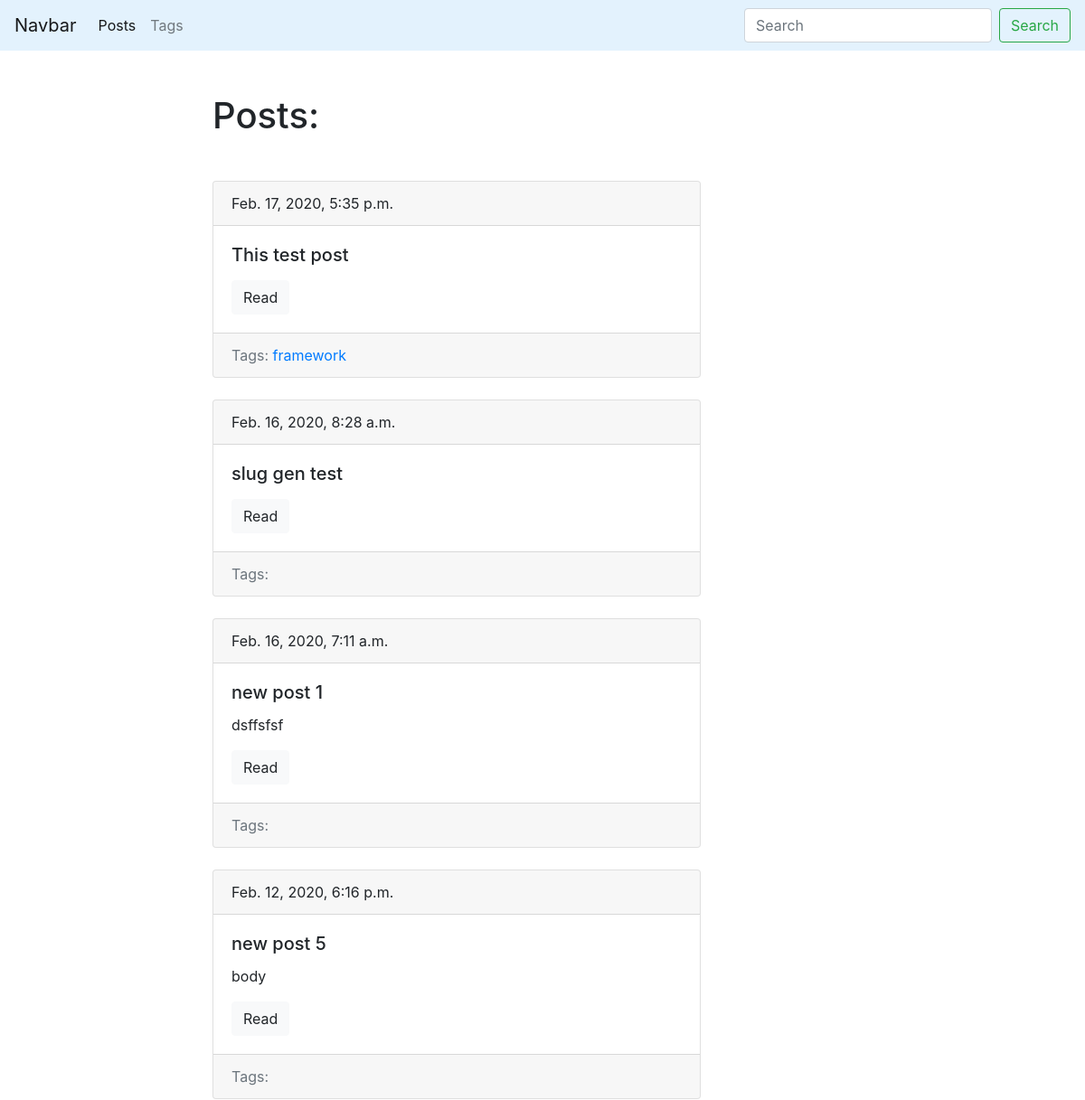
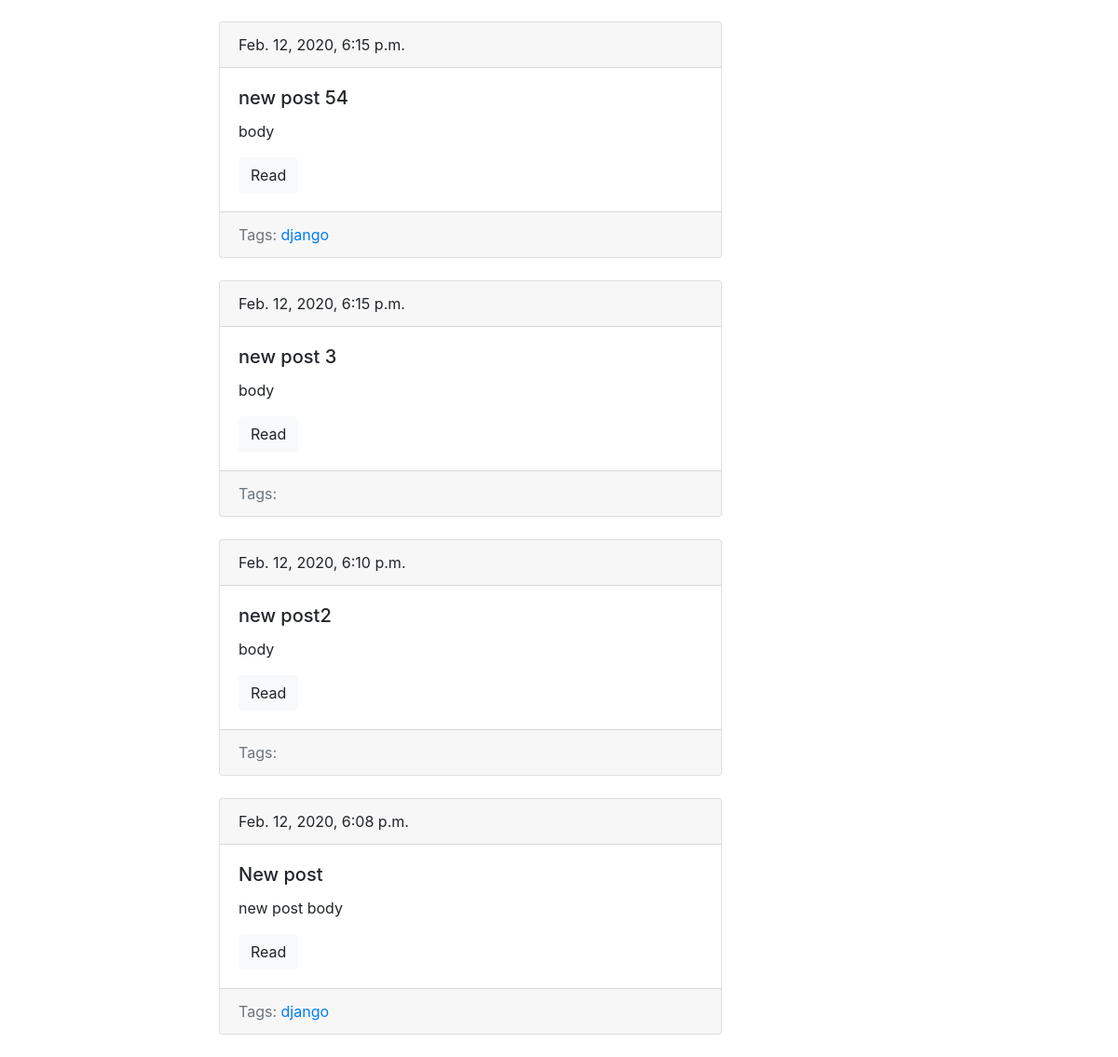
Screenshot of /blog/ with the database file from the repository (2 pictures, top to bottom).
### blog/models.py (models this page shows, shortened)
class Post(models.Model):
    title = models.CharField(max_length=148, db_index=True)
    slug = models.SlugField(max_length=150, blank=True, unique=True)
    body = models.TextField(blank=True, db_index=True)
    tags = models.ManyToManyField('Tag', blank=True, related_name='posts')
    date_pub = models.DateTimeField(auto_now_add=True)
    def get_absolute_url(self):
        return reverse('post_detail_url', kwargs={'slug': self.slug})
    class Meta:
        ordering = ['-date_pub']

class Tag(models.Model):
    title = models.CharField(max_length=50)
    slug = models.SlugField(max_length=50, unique=True)
    def get_absolute_url(self):
        return reverse('tag_detail_url', kwargs={'slug': self.slug})
    class Meta:
        ordering = ['title']

### blog/views.py (the view)
# urls.py: path('', posts_list, name='posts_list_url'),
def posts_list(request):
    search_query = request.GET.get('search', '')
    if search_query:
        posts = Post.objects.filter(Q(title__icontains=search_query)|
                                    Q(body__icontains=search_query))
    else:
        posts = Post.objects.all()
    paginator = Paginator(posts, 10)
    page_number = request.GET.get('page', 1)
    page = paginator.get_page(page_number)
    is_paginated = page.has_other_pages()
    if page.has_previous():
        prev_url = '?page={}'.format(page.previous_page_number())
    else:
        prev_url = ''
    if page.has_next():
        next_url = '?page={}'.format(page.next_page_number())
    else:
        next_url = ''
    context = {
        'page_object': page,
        'is_paginated': is_paginated,
        'next_url': next_url,
        'prev_url': prev_url
    }
    return render(request, 'blog/index.html',
                  context=context)

### blog/templates/blog/index.html (shortened to what this page needs)
{% extends 'blog/base_blog.html' %}
{% block content %}
    <h1 class="mb-5">Posts:</h1>
    {% for post in page_object.object_list %}
        {% include 'blog/includes/post_card_template.html' %}
    {% endfor %}
{% endblock %}

### blog/templates/blog/includes/post_card_template.html
<div class="card mb-4">
        <div class="card-header">
            {{ post.date_pub }}
        </div>
        <div class="card-body">
            <h5 class="card-title">{{ post.title }}</h5>
            <p class="card-text">{{ post.body|truncatewords:15 }}</p>
            <a href="{{ post.get_absolute_url }}" class="btn btn-light">Read</a>
        </div>
        <div class="card-footer text-muted">
            Tags:
            {% for tag in post.tags.all %}
            <a href="{{ tag.get_absolute_url }}">{{ tag.title }}</a>
            {% endfor %}
        </div>
</div>

### rows the page displays
Post: date_pub "Feb. 17, 2020, 5:35 p.m.", title "This test post"
Tag: title "framework"
Post: date_pub "Feb. 16, 2020, 8:28 a.m.", title "slug gen test"
Post: date_pub "Feb. 16, 2020, 7:11 a.m.", title "new post 1", body "dsffsfsf"
Post: date_pub "Feb. 12, 2020, 6:16 p.m.", title "new post 5", body "body"
Post: date_pub "Feb. 12, 2020, 6:15 p.m.", title "new post 54", body "body"
Tag: title "django"
Post: date_pub "Feb. 12, 2020, 6:15 p.m.", title "new post 3", body "body"
Post: date_pub "Feb. 12, 2020, 6:10 p.m.", title "new post2", body "body"
Post: date_pub "Feb. 12, 2020, 6:08 p.m.", title "New post", body "new post body"
